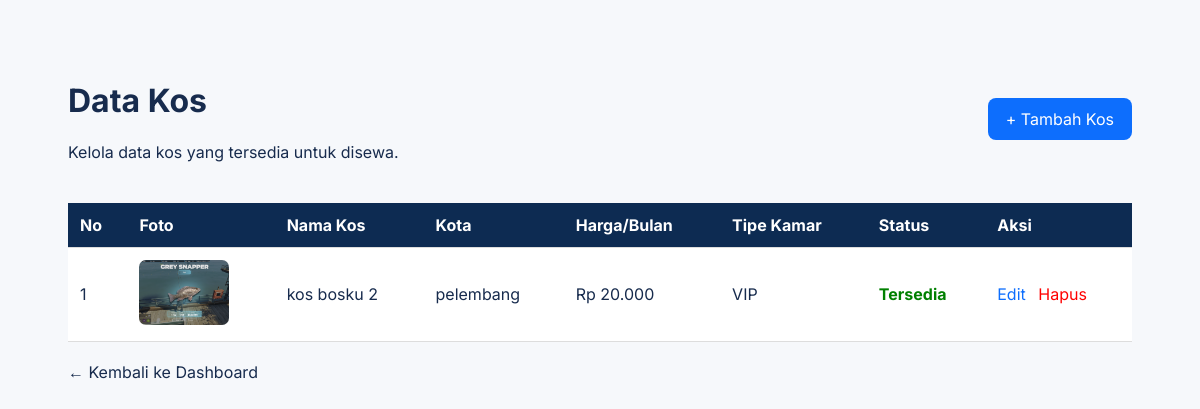
The app's page /supplyfinder/admin/kos.php (signed in) with its own data.
### tables this page shows
CREATE TABLE `tb_kos` (
  `id_kos` int(11) NOT NULL,
  `nama_kos` varchar(150) NOT NULL,
  `alamat` text NOT NULL,
  `kota` varchar(100) NOT NULL,
  `harga` int(11) NOT NULL,
  `tipe_kamar` varchar(100) NOT NULL,
  `jumlah_kamar` int(11) DEFAULT 1,
  `fasilitas` text DEFAULT NULL,
  `deskripsi` text DEFAULT NULL,
  `foto` varchar(255) DEFAULT NULL,
  `status` enum('tersedia','penuh') DEFAULT 'tersedia',
  `tanggal_dibuat` datetime DEFAULT current_timestamp()
);

### supplyfinder/admin/kos.php (the view, shortened to what this page needs)
<?php
require_once __DIR__ . '/../config/database.php';
$result = mysqli_query(
    $conn,
    "SELECT * FROM tb_kos ORDER BY id_kos DESC"
);
?>
<!DOCTYPE html>
<html lang="id">
<head>
    <link rel="stylesheet"
          href="../assets/css/style.css">
</head>
<body>
<div class="container">
    <div class="header">
        <div>
            <h1>Data Kos</h1>
            <p>
                Kelola data kos yang tersedia untuk disewa.
            </p>
        </div>
        <a
            href="kos_tambah.php"
            class="btn-tambah"
        >
            + Tambah Kos
        </a>
    </div>
    <table>
        <thead>
            <tr>
                <th>No</th>
                <th>Foto</th>
                <th>Nama Kos</th>
                <th>Kota</th>
                <th>Harga/Bulan</th>
                <th>Tipe Kamar</th>
                <th>Status</th>
                <th>Aksi</th>
            </tr>
        </thead>
        <tbody>
        <?php
        $no = 1;
        if (mysqli_num_rows($result) > 0) {
            while ($kos = mysqli_fetch_assoc($result)) {
        ?>
            <tr>
                <td>
                    <?= $no++; ?>
                </td>
                <td>
                    <?php if (!empty($kos['foto'])): ?>
                        <img
                            src="../assets/images/<?= htmlspecialchars($kos['foto']); ?>"
                            class="foto"
                            alt="Foto Kos"
                        >
                    <?php else: ?>
                        Tidak ada foto
                    <?php endif; ?>
                </td>
                <td>
                    <?= htmlspecialchars(
                        $kos['nama_kos']
                    ); ?>
                </td>
                <td>
                    <?= htmlspecialchars(
                        $kos['kota']
                    ); ?>
                </td>
                <td>
                    Rp <?= number_format(
                        $kos['harga'],
                        0,
                        ',',
                        '.'
                    ); ?>
                </td>
                <td>
                    <?= htmlspecialchars(
                        $kos['tipe_kamar']
                    ); ?>
                </td>
                <td>
                    <?php if ($kos['status'] === 'tersedia'): ?>
                        <span class="status-tersedia">
                            Tersedia
                        </span>
                    <?php else: ?>
                        <span class="status-penuh">
                            Penuh
                        </span>
                    <?php endif; ?>
                </td>
                <td>
                    <a
                        href="kos_edit.php?id=<?= $kos['id_kos']; ?>"
                        class="btn-edit"
                    >
                        Edit
                    </a>
                    <a
                        href="kos_hapus.php?id=<?= $kos['id_kos']; ?>"
                        class="btn-hapus"
                        onclick="return confirm('Yakin ingin menghapus kos ini?')"
                    >
                        Hapus
                    </a>
                </td>
            </tr>
        <?php
            }
        }
        ?>
        </tbody>
    </table>
    <br>
    <a href="dashboard.php">
        ← Kembali ke Dashboard
    </a>
</div>
</body>
</html>

### supplyfinder/assets/css/style.css (style rules this page uses)
:root { --primary: #0b3b70; --primary-dark: #082b52; --accent: #1683e8; --text: #172b4d; --muted: #667085; --background: #f6f8fb; --white: #ffffff; --border: #e6eaf0; }
* { box-sizing: border-box; }
body { margin: 0; font-family: 'Inter', Arial, sans-serif; color: var(--text); background: var(--background); }
a { text-decoration: none; color: inherit; }
.container { width: min(1120px, 92%); margin: auto; }

### supplyfinder/admin/kos.php (style rules this page uses)
.container { max-width: 1200px; margin: 40px auto; padding: 20px; }
.header { display: flex; justify-content: space-between; align-items: center; margin-bottom: 25px; }
.btn-tambah { background: #0d6efd; color: white; padding: 11px 18px; border-radius: 8px; text-decoration: none; }
table { width: 100%; border-collapse: collapse; background: white; }
th, td { padding: 12px; border-bottom: 1px solid #ddd; text-align: left; }
th { background: #0d2b52; color: white; }
.foto { width: 90px; height: 65px; object-fit: cover; border-radius: 7px; }
.btn-edit { color: #0d6efd; text-decoration: none; margin-right: 8px; }
.btn-hapus { color: red; text-decoration: none; }
.status-tersedia { color: green; font-weight: bold; }

### records on screen
tb_kos: foto (picture), nama_kos "kos bosku 2", kota "pelembang", harga "20.000", tipe_kamar "VIP", status "Tersedia"
